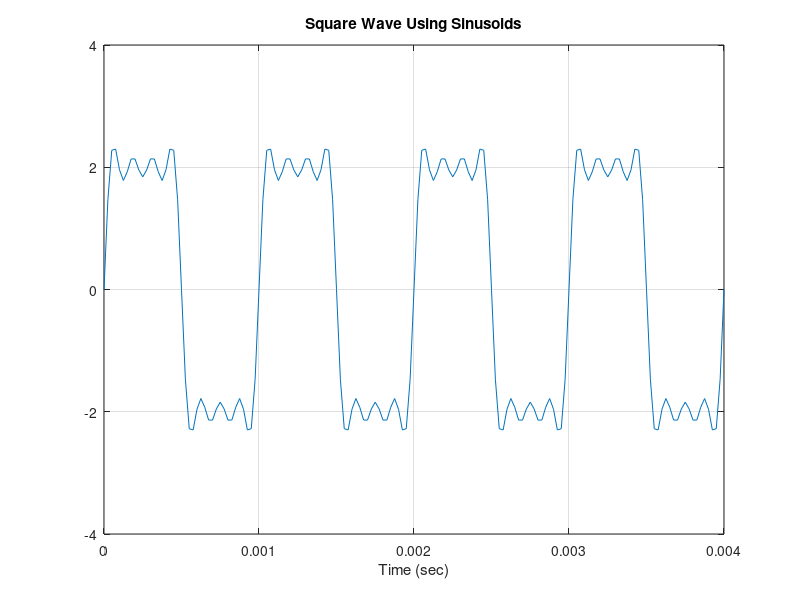

Write MATLAB code to recreate this figure.
A=2;
f0=1000;
phi=-pi/2;
T0=1/f0;
t=0:T0/40:4*T0;
x=(4*A/pi/1)*cos(2*pi*f0*t+phi)+(4*A/pi/3)*cos(2*pi*3*f0*t+phi)+...
(4*A/pi/5)*cos(2*pi*5*f0*t+phi)+(4*A/pi/7)*cos(2*pi*7*f0*t+phi);
plot(t,x);
axis([0,0.004,-4,4])
xlabel('Time (sec)');
title('Square Wave Using Sinusoids')
grid on
